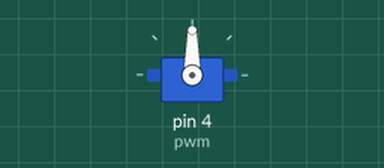
The sketch below on a simulated Arduino Uno, built with avr-gcc and run on an emulated ATmega328P. On the bench: servo.

Above: at 0.05 s.
At 1.5 s:
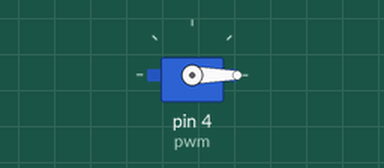
At 3.0 s:
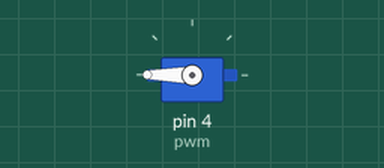
Timing chart, 0 to 6.9 s (numbered marks = the images above):
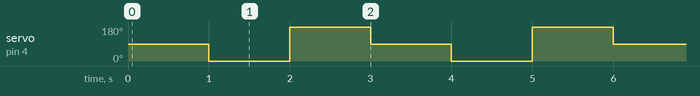

The sketch:

myservo.ino
```cpp
#include <Servo.h>
Servo myservo;
int pwm = 4;

void setup() {
myservo.attach(pwm);
myservo.write(90);
}

void loop() {
myservo.write(90);
delay(1000);
myservo.write(0);
delay(1000);
myservo.write(180);
delay(1000);
}
```

Measured:
- by itself, servo on pin 4 (pwm): repeats every 3.0 s: 180° 1.0 s, 90° 1.0 s, 0° 1.0 s
